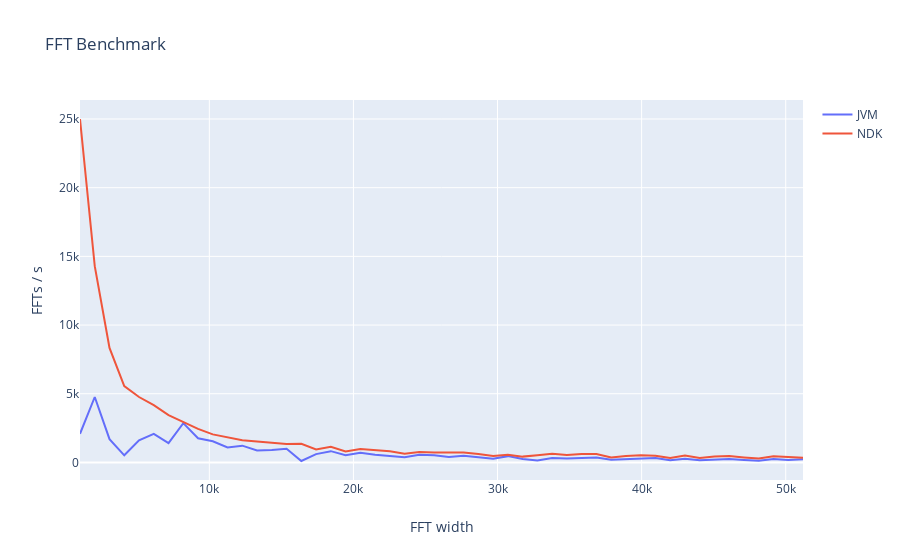

The code cell stored with this chart in its notebook:
### Markdown cell above
# FFT

### Code cell
iplot({
    'data': [
        go.Scatter(**dict(
            x = fft.T.index,
            y = fft.T[env],
            mode = 'lines', # markers
            name = env.upper(),
        )) for env in ['jvm', 'ndk']
    ],
    'layout': go.Layout(title='FFT Benchmark', xaxis=dict(title='FFT width'), yaxis=dict(title='FFTs / s'))
})
